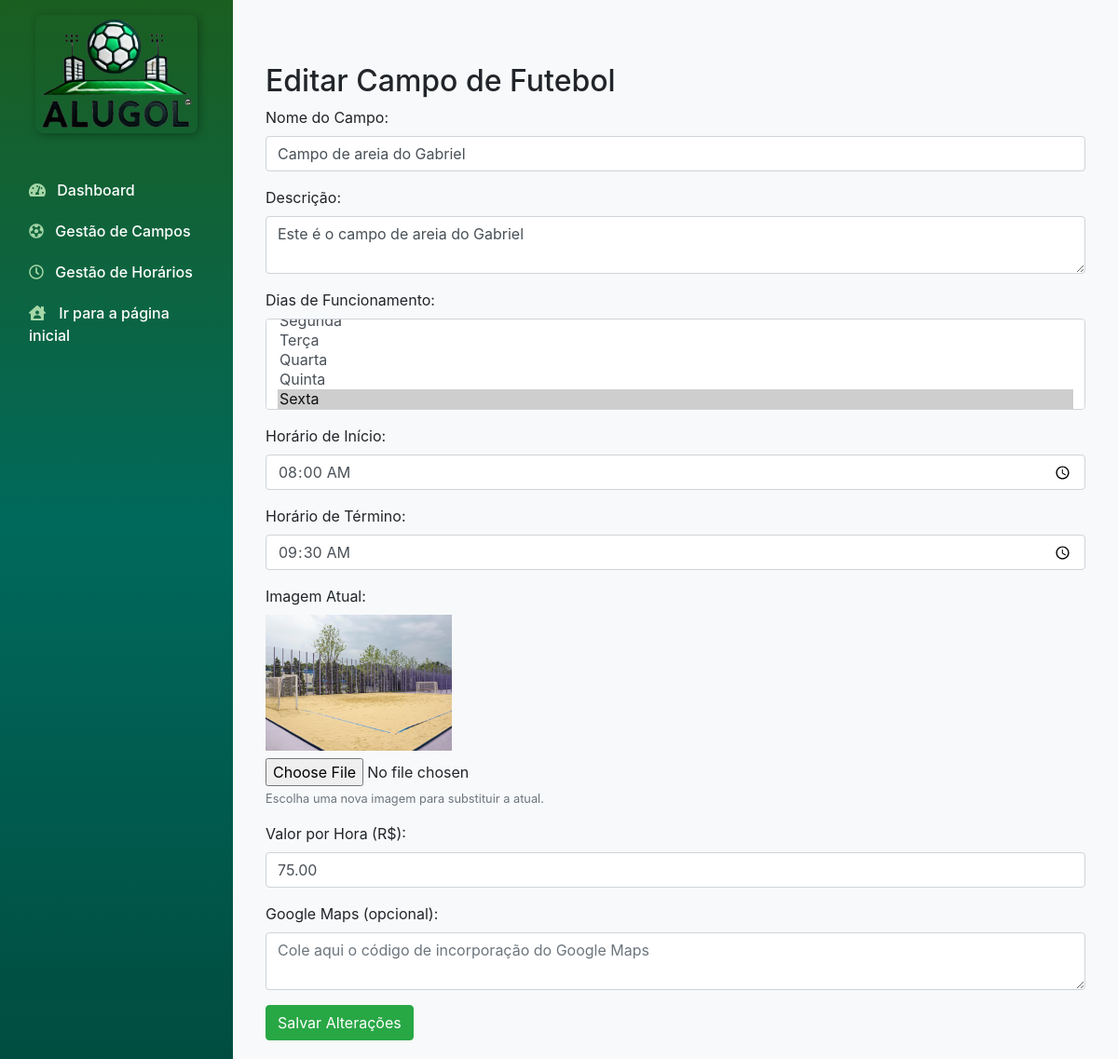
The page /admin/index.php?controller=campo&action=edit&id=6 (signed in) on the database its author committed.
### tables this page shows
CREATE TABLE `campos` (
  `id` int(11) NOT NULL,
  `nome` varchar(255) NOT NULL,
  `descricao` text DEFAULT NULL,
  `imagens` text DEFAULT NULL,
  `dias_funcionamento` varchar(255) DEFAULT NULL,
  `horario_inicio` time DEFAULT NULL,
  `horario_fim` time DEFAULT NULL,
  `usuario_id` int(11) DEFAULT NULL,
  `valor_por_hora` decimal(10,2) DEFAULT NULL,
  `google_maps_script` text DEFAULT NULL
);

### admin/app/controllers/CampoController.php (called while the page is built, shortened)
<?php
require_once __DIR__ . '/../models/Campo.php';
class CampoController extends Controller {
    public function edit($id) {
        $campoModel = new Campo();
        $campo = $campoModel->findById($id);
        $this->view('campo/edit', ['campo' => $campo]);
    }
    public function view($viewPath, $data = []) {
        extract($data);
        require_once 'app/views/' . $viewPath . '.php';
    }
}

### admin/app/models/Campo.php (called while the page is built, shortened)
<?php
require_once __DIR__ . '/../../config/database.php';
class Campo extends Model {
    private $conn;
    public function __construct() {
        $database = new Database();
        $this->conn = $database->connect();
    }
    public function findById($id) {
        $query = "SELECT * FROM campos WHERE id = :id";
        $stmt = $this->conn->prepare($query);
        $stmt->bindParam(':id', $id);
        $stmt->execute();
        return $stmt->fetch(PDO::FETCH_ASSOC);
    }
}

### admin/config/database.php (called while the page is built, shortened)
<?php
class Database {
    private $host = 'localhost';
    private $db_name = 'admin_gabriel-teste-nao-apagar';
    private $username = 'admin_gabriel-teste-nao-apagar';
    private $password = 'D7JbZL4G8m22sQY2AXwE';
    public function connect() {
        $this->conn = null;
        try {
            $this->conn = new \PDO("mysql:host=" . $this->host . ";dbname=" . $this->db_name, $this->username, $this->password);
            $this->conn->setAttribute(\PDO::ATTR_ERRMODE, \PDO::ERRMODE_EXCEPTION);
        } catch(\PDOException $exception) {
            echo "Erro de conexão: " . $exception->getMessage();
        }
        return $this->conn;
    }
}

### admin/app/views/campo/edit.php (the view, shortened to what this page needs)
<?php include 'app/views/head.php'; ?>
<div class="container mt-5">
    <h2>Editar Campo de Futebol</h2>
    <?php if (isset($campo) && !empty($campo)): ?>
        <form method="POST" action="index.php?controller=campo&action=edit&id=<?= $campo['id'] ?>" enctype="multipart/form-data">
            <div class="form-group">
                <label for="nome">Nome do Campo:</label>
                <input type="text" class="form-control" id="nome" name="nome" value="<?= htmlspecialchars($campo['nome']) ?>" required>
            </div>
            <div class="form-group">
                <label for="descricao">Descrição:</label>
                <textarea class="form-control" id="descricao" name="descricao" required><?= htmlspecialchars($campo['descricao']) ?></textarea>
            </div>
            <div class="form-group">
                <label for="dias_funcionamento">Dias de Funcionamento:</label>
                <select multiple class="form-control" id="dias_funcionamento" name="dias_funcionamento[]">
                    <?php $dias = explode(',', $campo['dias_funcionamento']); ?>
                    <option value="Segunda" <?= in_array('Segunda', $dias) ? 'selected' : '' ?>>Segunda</option>
                    <option value="Terça" <?= in_array('Terça', $dias) ? 'selected' : '' ?>>Terça</option>
                    <option value="Quarta" <?= in_array('Quarta', $dias) ? 'selected' : '' ?>>Quarta</option>
                    <option value="Quinta" <?= in_array('Quinta', $dias) ? 'selected' : '' ?>>Quinta</option>
                    <option value="Sexta" <?= in_array('Sexta', $dias) ? 'selected' : '' ?>>Sexta</option>
                    <option value="Sábado" <?= in_array('Sábado', $dias) ? 'selected' : '' ?>>Sábado</option>
                </select>
            </div>
            <div class="form-group">
                <label for="horario_inicio">Horário de Início:</label>
                <input type="time" class="form-control" id="horario_inicio" name="horario_inicio" value="<?= htmlspecialchars($campo['horario_inicio']) ?>" required>
            </div>
            <div class="form-group">
                <label for="horario_fim">Horário de Término:</label>
                <input type="time" class="form-control" id="horario_fim" name="horario_fim" value="<?= htmlspecialchars($campo['horario_fim']) ?>" required>
            </div>
            <div class="form-group">
                <label for="imagens">Imagem Atual:</label><br>
                <?php if (!empty($campo['imagens'])): ?>
                    <img src="/gabriel-testes/alugol/uploads/<?= htmlspecialchars($campo['imagens']) ?>" alt="Imagem Atual" style="width: 200px; height: auto;" class="mb-2">
                <?php endif; ?>
                <input type="file" class="form-control-file" id="imagens" name="imagens">
                <small class="form-text text-muted">Escolha uma nova imagem para substituir a atual.</small>
            </div>
            <div class="form-group">
                <label for="valor_por_hora">Valor por Hora (R$):</label>
                <input type="number" class="form-control" id="valor_por_hora" name="valor_por_hora" value="<?= htmlspecialchars($campo['valor_por_hora']) ?>" step="0.01" min="0" required>
            </div>
            <div class="form-group">
                <label for="google_maps_script">Google Maps (opcional):</label>
                <textarea class="form-control" id="google_maps_script" name="google_maps_script" rows="2" placeholder="Cole aqui o código de incorporação do Google Maps"><?= htmlspecialchars($campo['google_maps_script']) ?></textarea>
            </div>
            <button type="submit" class="btn btn-success">Salvar Alterações</button>
        </form>
    <?php else: ?>
        <p class="alert alert-warning">Campo não encontrado.</p>
    <?php endif; ?>
</div>

### rows shown on the page
campos: nome "Campo de areia do Gabriel", descricao "Este é o campo de areia do Gabriel", dias_funcionamento "Terça / Quarta / Quinta / Sexta ☑", horario_inicio "08:00:00", horario_fim "09:30:00", imagens (picture), valor_por_hora "75.00"
